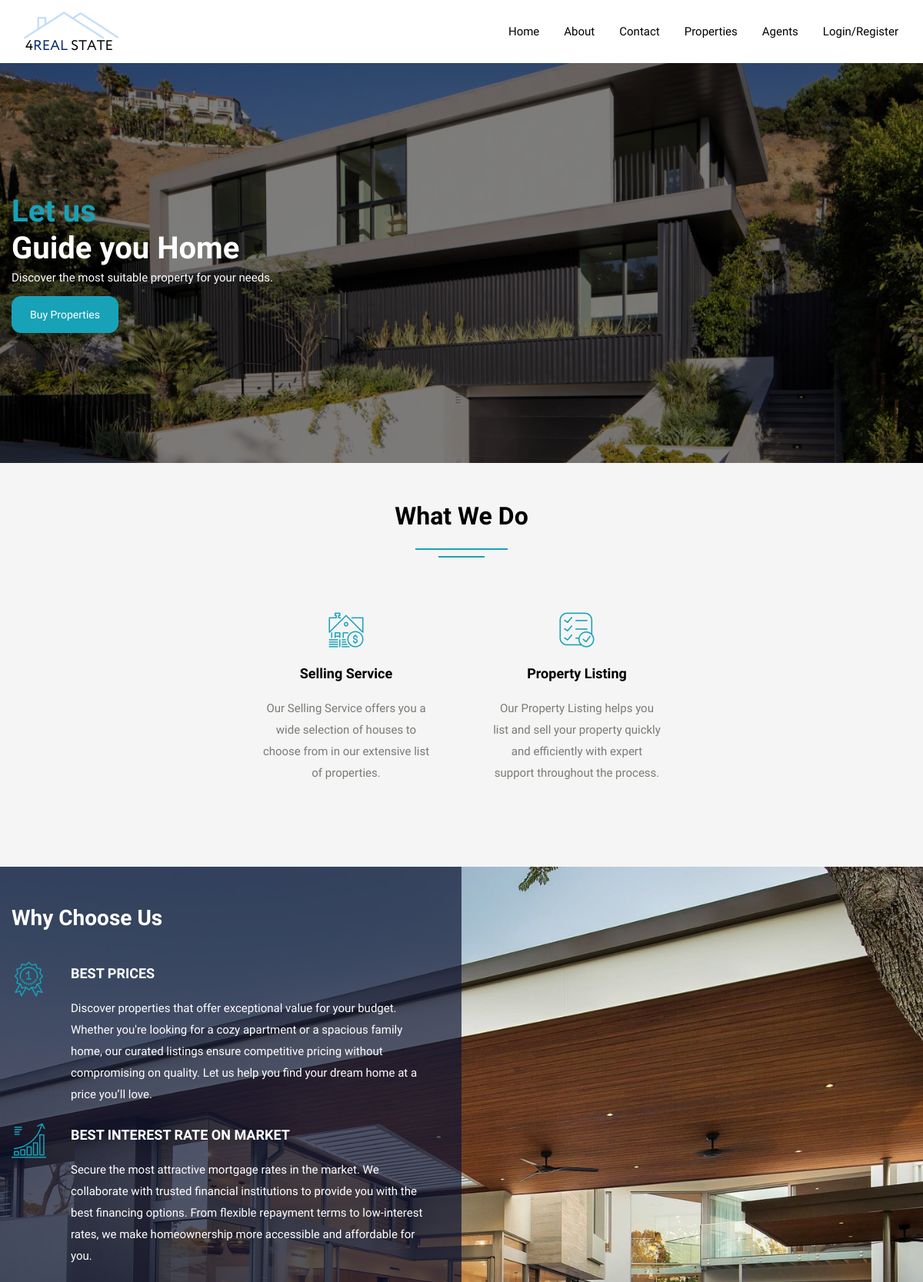
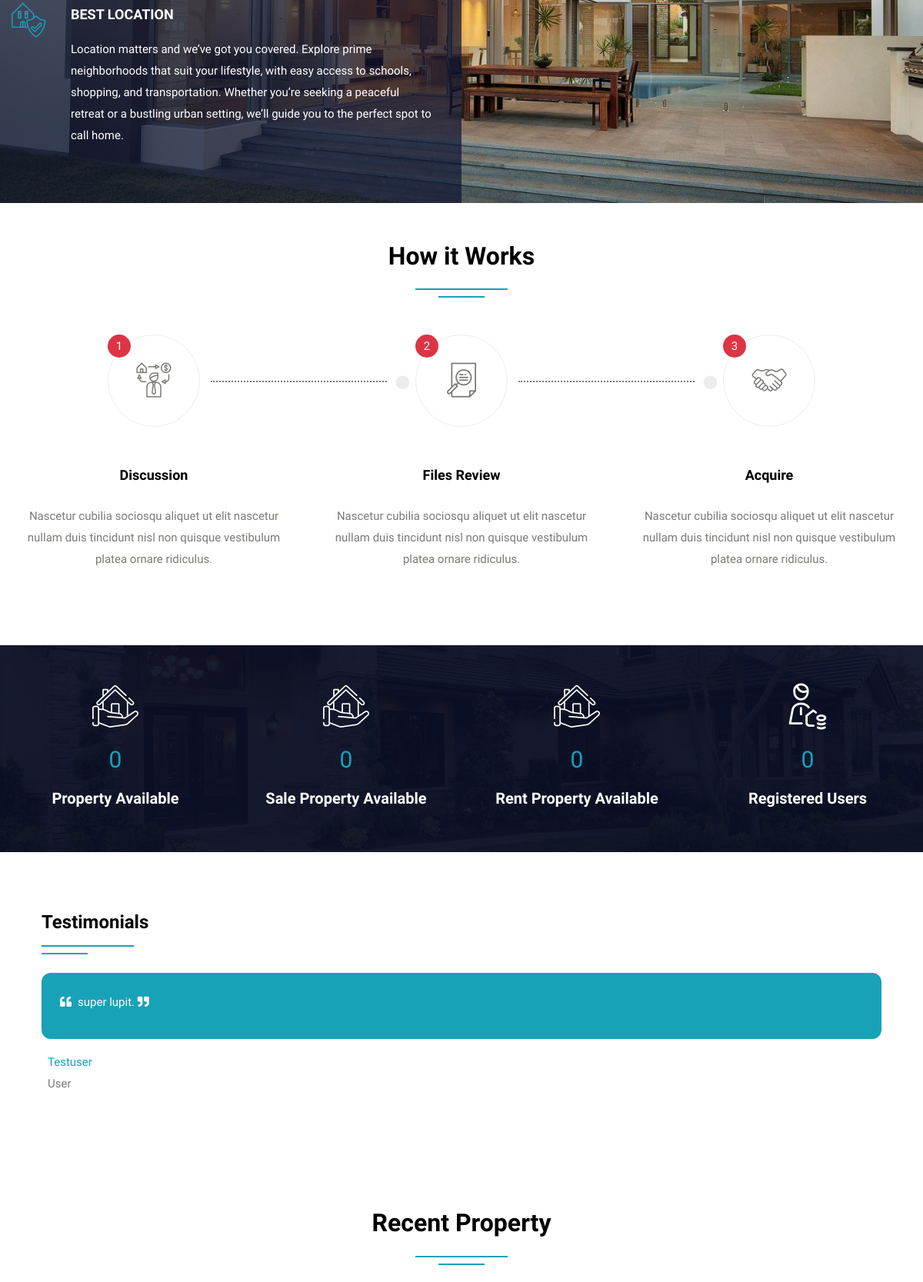
The page / (upper part) on the database its author committed (2 pictures, top to bottom).
### tables this page shows
CREATE TABLE `feedback` (
  `fid` int(50) NOT NULL,
  `uid` int(50) NOT NULL,
  `fdescription` varchar(300) NOT NULL,
  `status` int(1) NOT NULL,
  `date` datetime NOT NULL DEFAULT current_timestamp()
);

CREATE TABLE `user` (
  `uid` int(50) NOT NULL,
  `uname` varchar(100) NOT NULL,
  `uemail` varchar(100) NOT NULL,
  `uphone` varchar(20) NOT NULL,
  `upass` varchar(50) NOT NULL,
  `utype` varchar(50) NOT NULL,
  `uimage` varchar(300) NOT NULL
);

### index.php (the view, shortened to what this page needs)
<!DOCTYPE html>
<html lang="en">
<head>
<link rel="stylesheet" type="text/css" href="css/bootstrap.min.css">
<link rel="stylesheet" type="text/css" href="css/bootstrap-slider.css">
<link rel="stylesheet" type="text/css" href="css/jquery-ui.css">
<link rel="stylesheet" type="text/css" href="css/layerslider.css">
<link rel="stylesheet" type="text/css" href="css/color.css" id="color-change">
<link rel="stylesheet" type="text/css" href="css/owl.carousel.min.css">
<link rel="stylesheet" type="text/css" href="css/font-awesome.min.css">
<link rel="stylesheet" type="text/css" href="fonts/flaticon/flaticon.css">
<link rel="stylesheet" type="text/css" href="css/style.css">
</head>
<body>
<div id="page-wrapper">
    <div class="row">
		<?php include("include/header.php");?>
        <div class="overlay-black w-100 slider-banner1 position-relative" style="background-image: url('images/banner/house_1.jpg'); background-size: cover; background-position: center center; background-repeat: no-repeat;">
            <div class="container h-100">
                <div class="row h-100 align-items-center">
                    <div class="col-lg-12">
                        <div class="text-white">
                            <h1 class="mb-0"><span class="text-info">Let us</span><br>
                            Guide you Home</h1>
                            <p>Discover the most suitable property for your needs.</p>
                            <button class="btn btn-info" name="login" value="Login" onclick="window.location.href='property.php';" style="border-radius: 12px;">Buy Properties</button>
                        </div>
                    </div>
                </div>
            </div>
        </div>
        <div class="full-row bg-gray">
            <div class="container">
                <div class="row">
                    <div class="col-lg-12">
                        <h2 class="text-secondary double-down-line text-center mb-5">What We Do</h2></div>
                </div>
                <div class="text-box-one">
                    <div class="row justify-content-center">
                        <div class="col-lg-3 col-md-6">
                            <div class="p-4 text-center hover-bg-white hover-shadow rounded mb-4 transation-3s">
								<i class="flaticon-rent text-info flat-medium" aria-hidden="true"></i>
                                <h5 class="text-secondary hover-text-success py-3 m-0"><a href="#">Selling Service</a></h5>
                                <p>Our Selling Service offers you a wide selection of houses to choose from in our extensive list of properties.</p>
                            </div>
                        </div>
                        <div class="col-lg-3 col-md-6">
                            <div class="p-4 text-center hover-bg-white hover-shadow rounded mb-4 transation-3s">
								<i class="flaticon-list text-info flat-medium" aria-hidden="true"></i>
                                <h5 class="text-secondary hover-text-success py-3 m-0"><a href="#">Property Listing</a></h5>
                                <p>Our Property Listing helps you list and sell your property quickly and efficiently with expert support throughout the process.</p>
                            </div>
                        </div>
                    </div>
                </div>
            </div>
        </div>
        <div class="full-row living bg-one overlay-secondary-half" style="background-image: url('images/banner/house_2.jpg'); background-size: cover; background-position: center center; background-repeat: no-repeat;">
            <div class="container">
                <div class="row">
                    <div class="col-md-12 col-lg-6">
                        <div class="living-list pr-4">
                            <h3 class="pb-4 mb-3 text-white">Why Choose Us</h3>
                            <ul>
                                <li class="mb-4 text-white d-flex">
									<i class="flaticon-reward flat-medium float-left d-table mr-4 text-info" aria-hidden="true"></i>
									<div class="pl-2">
										<h5 class="mb-3">BEST PRICES</h5>
										<p>Discover properties that offer exceptional value for your budget. Whether you're looking for a cozy apartment or a spacious family home, our curated listings ensure competitive pricing without compromising on quality. Let us help you find your dream home at a price you’ll love.</p>
									</div>
                                </li>
                                <li class="mb-4 text-white d-flex">
									<i class="flaticon-diagram flat-medium float-left d-table mr-4 text-info" aria-hidden="true"></i>
									<div class="pl-2">
										<h5 class="mb-3">BEST INTEREST RATE ON MARKET</h5>
										<p>Secure the most attractive mortgage rates in the market. We collaborate with trusted financial institutions to provide you with the best financing options. From flexible repayment terms to low-interest rates, we make homeownership more accessible and affordable for you.</p>
									</div>
                                </li>
                                <li class="mb-4 text-white d-flex">
									<i class="flaticon-real-estate flat-medium float-left d-table mr-4 text-info" aria-hidden="true"></i>
									<div class="pl-2">
										<h5 class="mb-3">BEST LOCATION</h5>
										<p>Location matters and we’ve got you covered. Explore prime neighborhoods that suit your lifestyle, with easy access to schools, shopping, and transportation. Whether you’re seeking a peaceful retreat or a bustling urban setting, we’ll guide you to the perfect spot to call home.</p>
									</div>
                                </li>
                            </ul>
                        </div>
                    </div>
                </div>
            </div>
        </div>
        <div class="full-row">
            <div class="container">
                <div class="row">
                    <div class="col-lg-12">
                        <h2 class="text-secondary double-down-line text-center mb-5">How it Works</h2>
                        </div>
                </div>
                <div class="row">
                    <div class="col-md-4">
                        <div class="icon-thumb-one text-center mb-5">
                            <div class="custom-bg-red-color text-white rounded-circle position-absolute z-index-9">1</div>
                            <div class="left-arrow"><i class="flaticon-investor flat-medium icon-success" aria-hidden="true"></i></div>
                            <h5 class="text-secondary mt-5 mb-4">Discussion</h5>
                            <p>Nascetur cubilia sociosqu aliquet ut elit nascetur nullam duis tincidunt nisl non quisque vestibulum platea ornare ridiculus.</p>
                        </div>
                    </div>
                    <div class="col-md-4">
                        <div class="icon-thumb-one text-center mb-5">
                            <div class="custom-bg-red-color text-white rounded-circle position-absolute z-index-9">2</div>
                            <div class="left-arrow"><i class="flaticon-search flat-medium icon-success" aria-hidden="true"></i></div>
                            <h5 class="text-secondary mt-5 mb-4">Files Review</h5>
                            <p>Nascetur cubilia sociosqu aliquet ut elit nascetur nullam duis tincidunt nisl non quisque vestibulum platea ornare ridiculus.</p>
                        </div>
                    </div>
                    <div class="col-md-4">
                        <div class="icon-thumb-one text-center mb-5">
                            <div class="custom-bg-red-color text-white rounded-circle position-absolute z-index-9">3</div>
                            <div><i class="flaticon-handshake flat-medium icon-success" aria-hidden="true"></i></div>
                            <h5 class="text-secondary mt-5 mb-4">Acquire</h5>
                            <p>Nascetur cubilia sociosqu aliquet ut elit nascetur nullam duis tincidunt nisl non quisque vestibulum platea ornare ridiculus.</p>
                        </div>
                    </div>
                </div>
            </div>
        </div>
        <div class="full-row overlay-secondary" style="background-image: url('images/breadcromb.jpg'); background-size: cover; background-position: center center; background-repeat: no-repeat;">
            <div class="container">
                <div class="fact-counter">
                    <div class="row">
                        <div class="col-md-3">
                            <div class="count wow text-center  mb-sm-50" data-wow-duration="300ms"> <i class="flaticon-house flat-large text-white" aria-hidden="true"></i>
								<?php
										$query=mysqli_query($con,"SELECT count(pid) FROM property");
											while($row=mysqli_fetch_array($query))
												{
										?>
                                <div class="count-num text-info my-4" data-speed="3000" data-stop="<?php
												$total = $row[0];
												echo $total;?>">0</div>
								<?php } ?>
                                <div class="text-white h5">Property Available</div>
                            </div>
                        </div>
						<div class="col-md-3">
                            <div class="count wow text-center  mb-sm-50" data-wow-duration="300ms"> <i class="flaticon-house flat-large text-white" aria-hidden="true"></i>
								<?php
										$query=mysqli_query($con,"SELECT count(pid) FROM property where stype='sale'");
											while($row=mysqli_fetch_array($query))
												{
										?>
                                <div class="count-num text-info my-4" data-speed="3000" data-stop="<?php
												$total = $row[0];
												echo $total;?>">0</div>
								<?php } ?>
                                <div class="text-white h5">Sale Property Available</div>
                            </div>
                        </div>
						<div class="col-md-3">
                            <div class="count wow text-center  mb-sm-50" data-wow-duration="300ms"> <i class="flaticon-house flat-large text-white" aria-hidden="true"></i>
								<?php
										$query=mysqli_query($con,"SELECT count(pid) FROM property where stype='rent'");
											while($row=mysqli_fetch_array($query))
												{
										?>
                                <div class="count-num text-info my-4" data-speed="3000" data-stop="<?php
												$total = $row[0];
												echo $total;?>">0</div>
								<?php } ?>
                                <div class="text-white h5">Rent Property Available</div>
                            </div>
                        </div>
                        <div class="col-md-3">
                            <div class="count wow text-center  mb-sm-50" data-wow-duration="300ms"> <i class="flaticon-man flat-large text-white" aria-hidden="true"></i>
                                <?php
										$query=mysqli_query($con,"SELECT count(uid) FROM user");
											while($row=mysqli_fetch_array($query))
												{
										?>
                                <div class="count-num text-info my-4" data-speed="3000" data-stop="<?php
												$total = $row[0];
												echo $total;?>">0</div>
								<?php } ?>
                                <div class="text-white h5">Registered Users</div>
                            </div>
                        </div>
                    </div>
                </div>
            </div>
        </div>
		<div class="full-row">
            <div class="container">
                <div class="row">
					<div class="col-lg-12">
						<div class="content-sidebar p-4">
							<div class="mb-3 col-lg-12">
								<h4 class="double-down-line-left text-secondary position-relative pb-4 mb-4">Testimonials</h4>
									<div class="recent-review owl-carousel owl-dots-gray owl-dots-hover-success">
										<?php
												$query=mysqli_query($con,"select feedback.*, user.* from feedback,user where feedback.uid=user.uid and feedback.status='1'");
												while($row=mysqli_fetch_array($query))
													{
										?>
										<div class="item">
											<div class="p-4 bg-info position-relative" style="border-radius: 12px;">
												<p class="text-white"><i class="fas fa-quote-left mr-2 text-white"></i><?php echo $row['2']; ?>. <i class="fas fa-quote-right mr-2 text-white"></i></p>
											</div>
											<div class="p-2 mt-2">
												<span class="text-info d-table text-capitalize"><?php echo $row['uname']; ?></span> <span class="text-capitalize"><?php echo $row['utype']; ?></span>
											</div>
										</div>
										<?php }  ?>
									</div>
							</div>
						 </div>
					</div>
				</div>
			</div>
		</div>
        <div class="full-row">
            <div class="container">
                <div class="row">
                    <div class="col-md-12">
                        <h2 class="text-secondary double-down-line text-center mb-0">Recent Property</h2>
                    </div>
                    <div class="col-md-12">
                    </div>
                </div>
            </div>
        </div>
    </div>
</div>
</body>
</html>

### css/color.css (style rules this page uses)
:root { --theme-ordinary-color: #7b7a74; }
:root { --theme-primary-color: #17a2b8; }
:root { --theme-secondary-color: black; }
:root { --theme-white-color: #fff; }
:root { --theme-light-color: #f8f8f8; }
:root { --theme-gray-color: #f5f5f5; }
:root { --theme-footer-color: #091b4b; }
:root { --theme-dark-color: #091b4b; }
:root { --text-light-color: #a3a7af; }
:root { --theme-primary-opacity-color: #17a2b8; }
:root { --theme-secondary-opacity-color: rgba(13,20,50,0.7); }
:root { --theme-white-opacity-color: rgba(255, 255, 255, 0.3); }
:root { --theme-dark-opacity-color: rgba(0, 0, 0, 0.5); }
:root { --theme-ordinary-font: 'Muli', sans-serif; }
:root { --theme-highlight-font: 'Comfortaa', cursive; }
.custom-bg-red-color { background-color: #dc3545; }

### rows shown on the page
feedback: fdescription "super lupit", uid.uname "Testuser", uid.utype "User"
